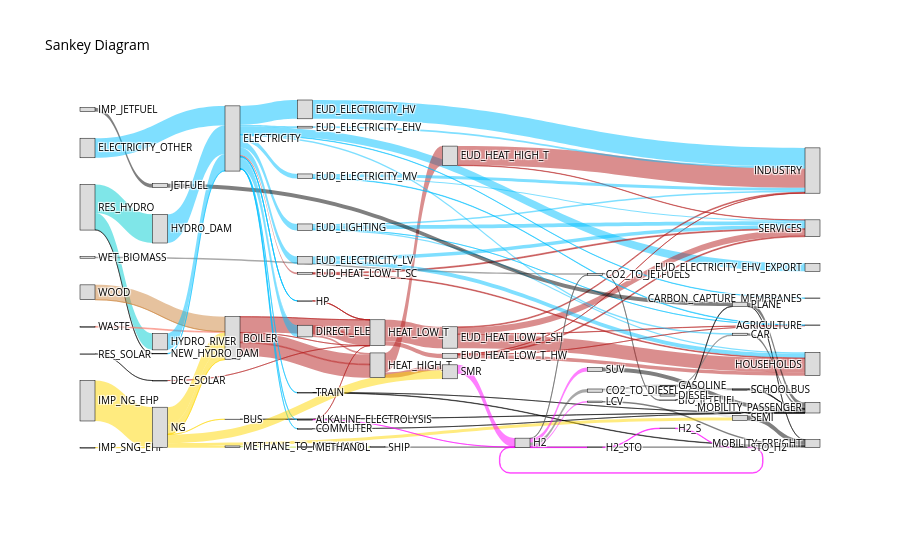

This figure's notebook cell:
### Code cell
results_wo_peaks_2050 = run_model(energyscope_2050, apply_postprocessing=True)
plot_sankey(results_wo_peaks_2050)
